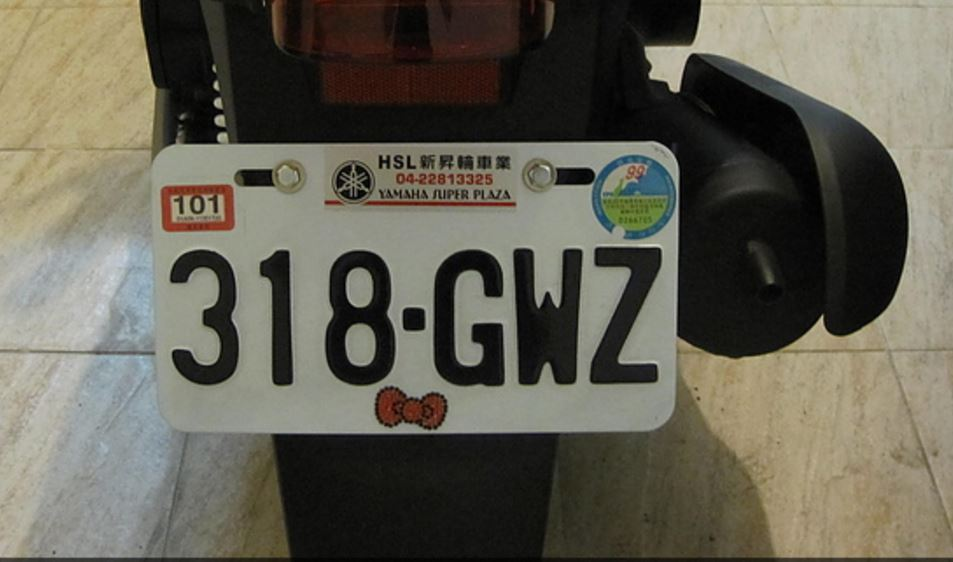
#> input picture CAR_NUMBER_DET/image/car1.png, 953 x 562 px
$ python CarNumberDetectDemo.py
#> lines starting #> are read from the running program, lines starting #| are printed output that depends on the picture; after the words box and inside, x2 and y2 are one past the last pixel; in counts of white or black regions, pixels touching at a corner belong together
import cv2

img = cv2.imread('./image/car1.png')
#> img is the input picture: shape (562, 953, 3); mean B, G, R 84.3, 96.8, 99.8
cardect = cv2.CascadeClassifier('./xml/tw.xml')


# 圖像灰階化
gray = cv2.cvtColor(img, cv2.COLOR_BGR2GRAY)
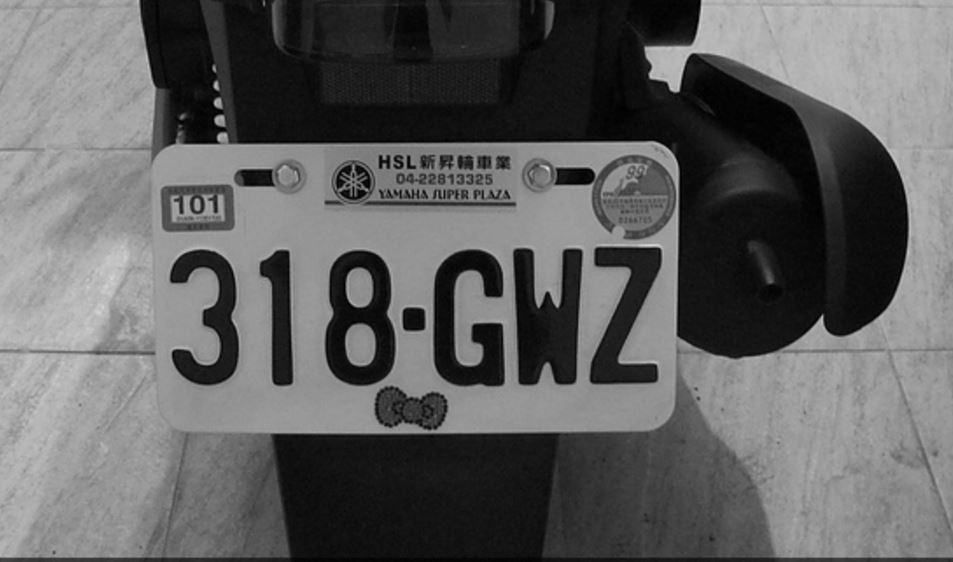
#> gray: shape (562, 953); min 0, max 228, mean 96.3

cars = cardect.detectMultiScale(
        gray,                           #帶檢測圖像，設定灰階可以加快
        scaleFactor=1.1,                #檢測粒度。若粒度增加會加速檢測速度，但會影響準確率
        minNeighbors=8,                 #每隔目標至少要檢測到幾次以上，才被認定是真數據
        minSize=(60, 60),               #數據搜尋的最小尺寸
        flags=cv2.CASCADE_SCALE_IMAGE

    )
#> cars = [[106, 154, 614, 307]]


# 在臉部周圍畫矩形框
for (x, y, w , h) in cars:
    cv2.rectangle(img, (x, y), (x+w, y+h), (0, 0, 255), 2)
#> this loop made 1 pass
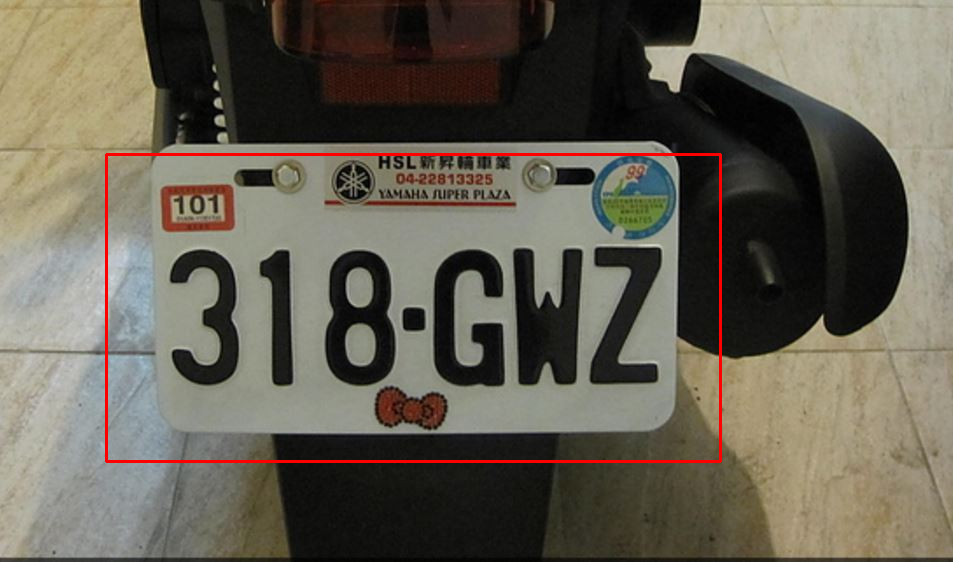
#> img: shape (562, 953, 3); 1.03% of pixels changed, all inside (x1, y1, x2, y2) = (105, 153, 722, 463)

cv2.imshow('My Video', img)

cv2.waitKey(0)


# 釋放資源

cv2.destroyAllWindows()

$ run again, with CAR_NUMBER_DET/image/car2.png copied over CAR_NUMBER_DET/image/car1.png
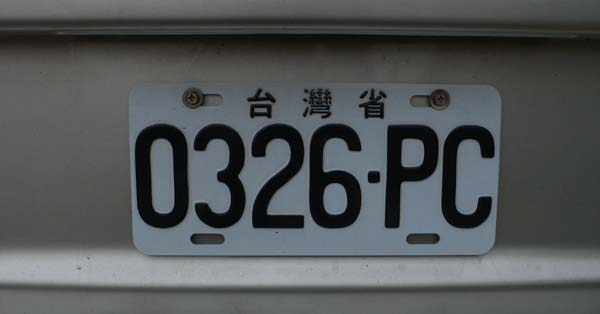
#> input picture CAR_NUMBER_DET/image/car2.png, 600 x 314 px
#> img is the input picture: shape (314, 600, 3); mean B, G, R 86.3, 84.5, 81.1
#> cars = [[107, 64, 430, 215]]
#> the loop `for (x, y, w , h) in cars:` made 1 pass
#> after the loop `for (x, y, w , h) in cars:`:
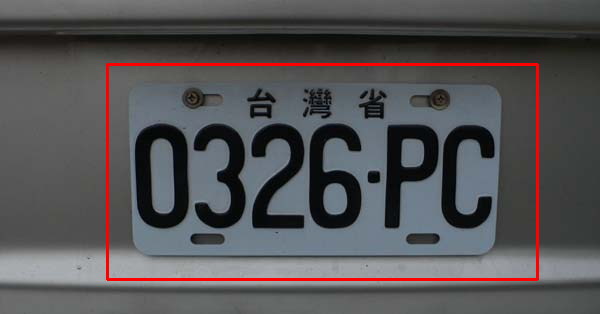
#> img: shape (314, 600, 3); 2.05% of pixels changed, all inside (x1, y1, x2, y2) = (106, 63, 539, 281)

$ run again, with CAR_NUMBER_DET/image/car3.png copied over CAR_NUMBER_DET/image/car1.png
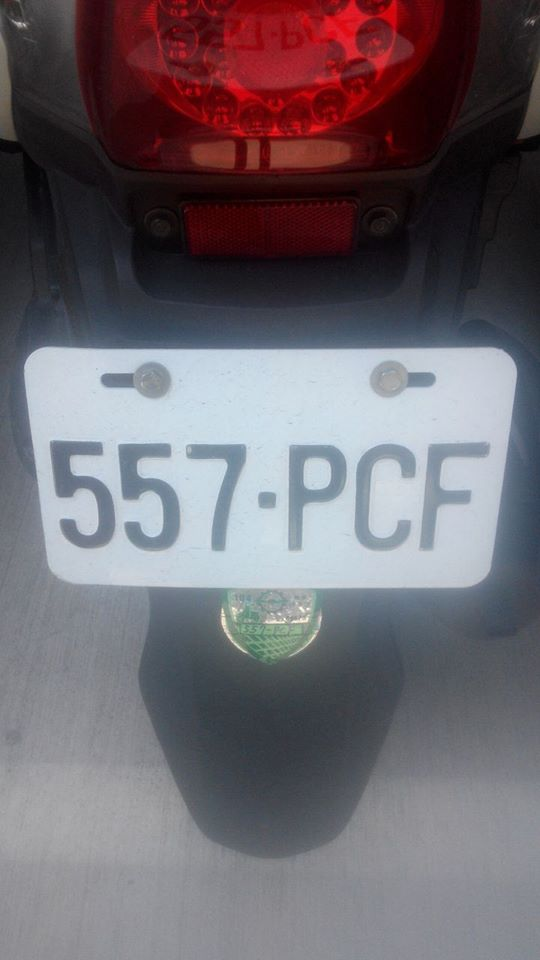
#> input picture CAR_NUMBER_DET/image/car3.png, 540 x 960 px
#> img is the input picture: shape (960, 540, 3); mean B, G, R 110, 103.4, 110.8
#> `gray = cv2.cvtColor(img, cv2.COLOR_BGR2GRAY)`:
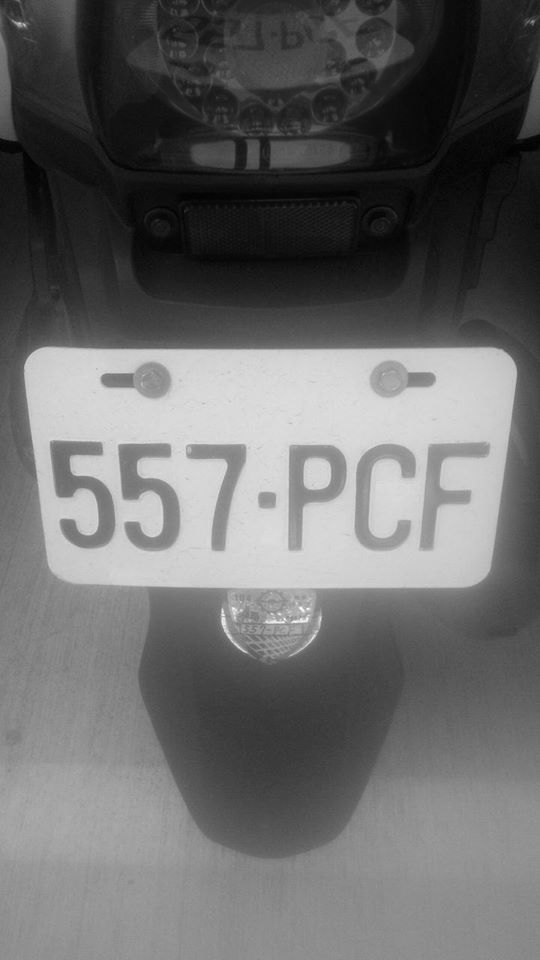
#> gray: shape (960, 540); min 1, max 254, mean 106.4
#> cars = [[31, 370, 483, 242]]
#> the loop `for (x, y, w , h) in cars:` made 1 pass
#> after the loop `for (x, y, w , h) in cars:`:
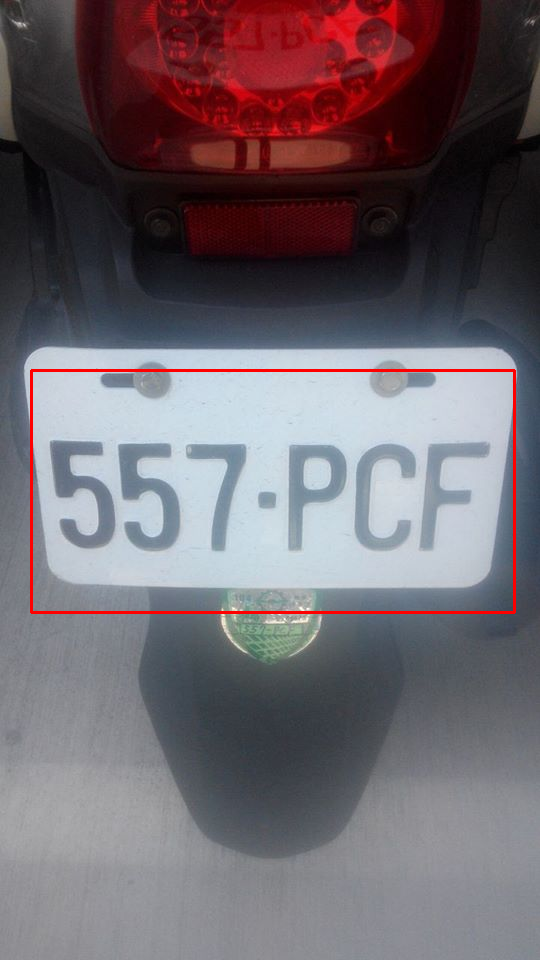
#> img: shape (960, 540, 3); 0.84% of pixels changed, all inside (x1, y1, x2, y2) = (30, 369, 516, 614)
